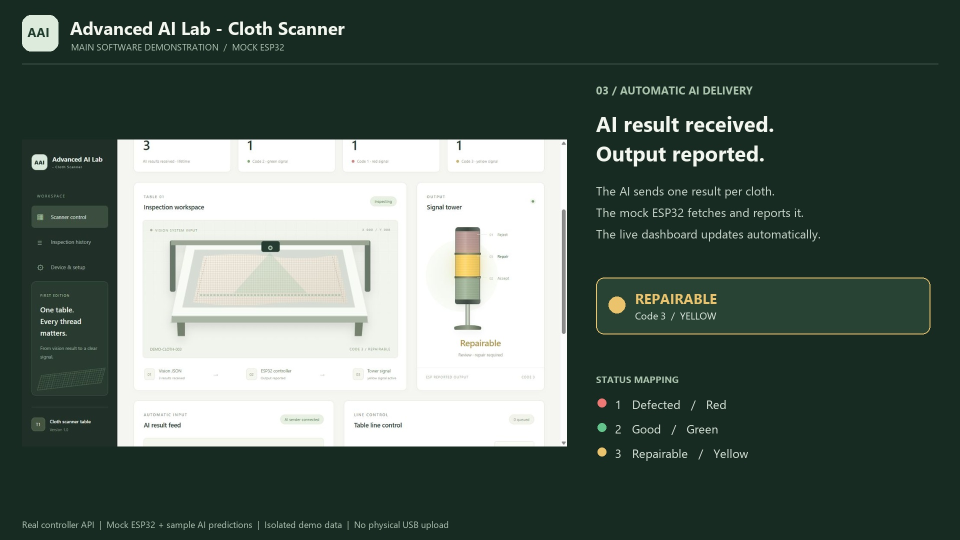
#> input picture videos/main-software-preview.jpg, 1920 x 1080 px, given in place of intro.jpg, which was not available (shown at 1/2 size)
$ python create-simulation-video.py ../videos/main-software-preview.jpg
#> lines starting #> are read from the running program, lines starting #| are printed output that depends on the picture; pictures that were not available may be replaced by others from this repository, and a replacement may not be noted
"""Render actual browser captures; use --main for the main-software demonstration."""
import json
from pathlib import Path
import subprocess
import sys

ROOT = Path(__file__).resolve().parents[1]
sys.path.insert(0, str(ROOT / '.tools' / 'video-deps'))
import imageio_ffmpeg
from PIL import Image, ImageDraw, ImageFont

MAIN = '--main' in sys.argv
SOURCE = ROOT / 'videos' / ('main-software-frames' if MAIN else 'simulation-frames')
RENDERED = SOURCE / 'rendered'
RENDERED.mkdir(exist_ok=True)
OUT = ROOT / 'videos' / ('Advanced-AI-Lab-Cloth-Scanner-Main-Software.mp4' if MAIN else 'Advanced-AI-Lab-Cloth-Scanner-Simulation.mp4')
PREVIEW = ROOT / 'videos' / ('main-software-preview.jpg' if MAIN else 'simulation-preview.jpg')
W, H = 1920, 1080
FONT_DIR = Path('C:/Windows/Fonts')
def font(size, bold=False):
    return ImageFont.truetype(str(FONT_DIR / ('segoeuib.ttf' if bold else 'segoeui.ttf')), size)

COLORS = {'Good': '#62c48a', 'Defected': '#ef7774', 'Repairable': '#ebc36d', 'Standby': '#b7c5bb'}
LABELS = {'Good': 'Code 2  /  GREEN', 'Defected': 'Code 1  /  RED', 'Repairable': 'Code 3  /  YELLOW', 'Standby': 'ALL LIGHTS OFF'}

def compose(source, chapter, headline, lines, signal=None):
#> called with source = 'intro.jpg', chapter = '01 / Simulator'
    canvas = Image.new('RGB', (W, H), '#182b23')
    d = ImageDraw.Draw(canvas)
    d.rounded_rectangle((44, 30, 116, 102), 18, fill='#dcebdc')
    d.text((55, 47), 'AAI', font=font(25, True), fill='#203c2d')
    d.text((140, 31), 'Advanced AI Lab - Cloth Scanner', font=font(36, True), fill='#f3f6ee')
    d.text((142, 81), 'MAIN SOFTWARE DEMONSTRATION  /  MOCK ESP32' if MAIN else 'SIMULATION DEMONSTRATION', font=font(18), fill='#b0c5b4')
    d.line((44, 127, 1876, 127), fill='#3b5145', width=2)
    capture = Image.open(SOURCE / source).convert('RGB')
#> capture is the input picture: PIL image 1920x1080 RGB; mean R, G, B 87, 101.5, 93.3
    capture.thumbnail((1090, 874), Image.Resampling.LANCZOS)
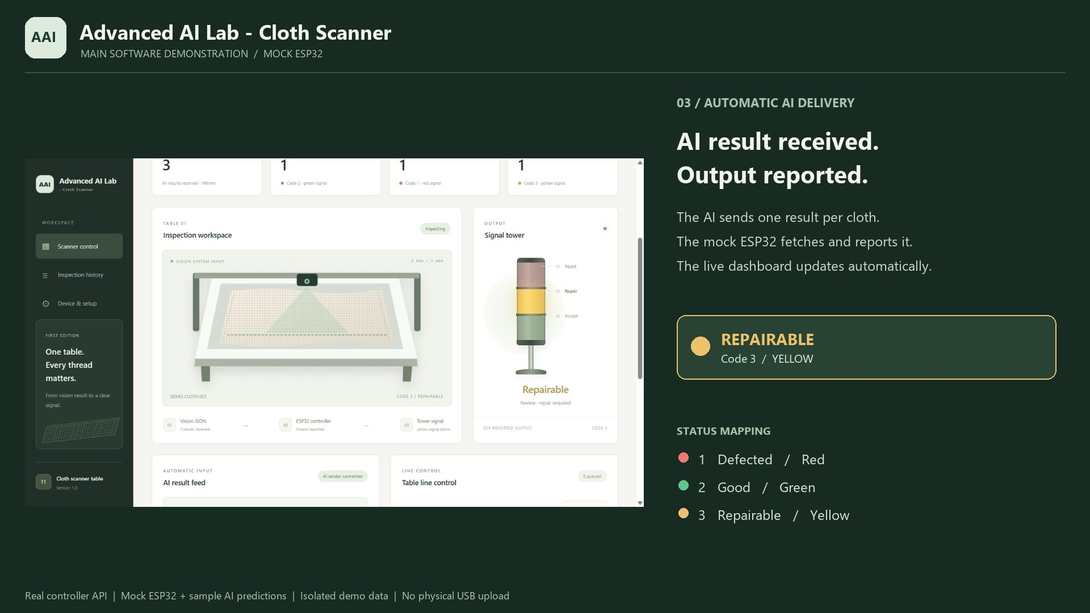
#> capture: PIL image 1090x613 RGB; mean R, G, B 86.9, 101.5, 93.3
    x = 44 + (1090 - capture.width) // 2
#> x = 44
    y = 149 + (874 - capture.height) // 2
#> y = 279
    canvas.paste(capture, (x, y))
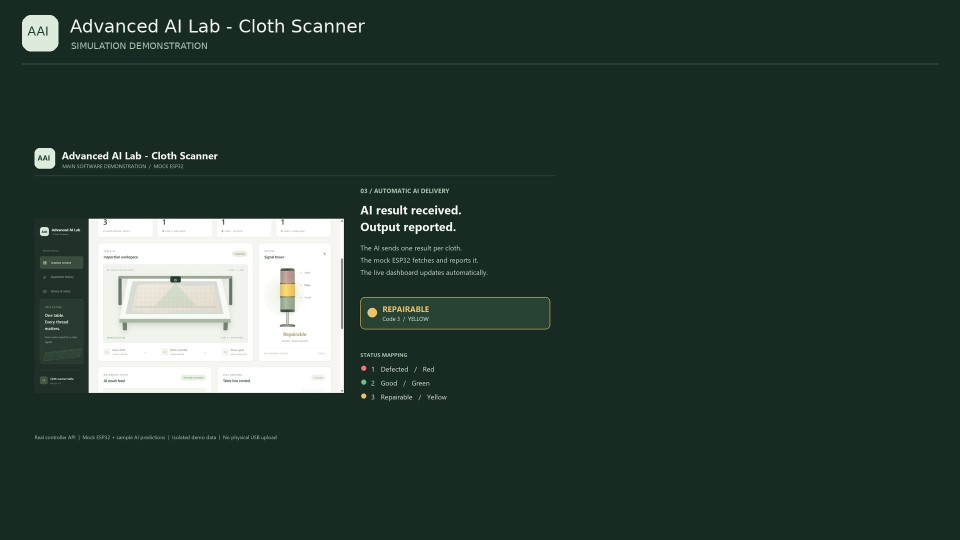
#> canvas: PIL image 1920x1080 RGB (shown at 1/2 size); mean R, G, B 45.3, 62.9, 54.8
    d = ImageDraw.Draw(canvas)
    d.text((1192, 165), chapter.upper(), font=font(22, True), fill='#a9c2ac')
    for index, line in enumerate(headline.split('\n')):
        d.text((1192, 218 + index * 59), line, font=font(42, True), fill='#f3f6ee')
    y_text = 365
    for line in lines:
        d.text((1192, y_text), line, font=font(24), fill='#cad7cc')
        y_text += 43
#> after the loop, y_text = 494
    if signal:
        color = COLORS[signal]
        d.rounded_rectangle((1192, 555, 1860, 668), 16, fill='#284234', outline=color, width=2)
        d.ellipse((1217, 593, 1250, 626), fill=color)
        d.text((1270, 577), signal.upper(), font=font(28, True), fill=color)
        d.text((1270, 617), LABELS[signal], font=font(20), fill='#e2ece1')
    d.text((1192, 745), 'STATUS MAPPING', font=font(19, True), fill='#a9c2ac')
    for index, (name, label) in enumerate([('Defected', '1   Defected   /   Red'), ('Good', '2   Good   /   Green'), ('Repairable', '3   Repairable   /   Yellow')]):
        line_y = 792 + index * 49
        d.ellipse((1195, line_y + 5, 1212, line_y + 22), fill=COLORS[name])
        d.text((1230, line_y), label, font=font(24), fill='#dae5db')
    footer = 'Real controller API  |  Mock ESP32 + sample AI predictions  |  Isolated demo data  |  No physical USB upload' if MAIN else 'Actual simulator interface  |  Virtual ESP32 and tower light  |  No physical hardware connected'
    d.text((44, 1036), footer, font=font(18), fill='#afc3b3')
    return canvas

segments = []
def add(source, duration, chapter, headline, lines, signal=None):
    frame = compose(source, chapter, headline, lines, signal)
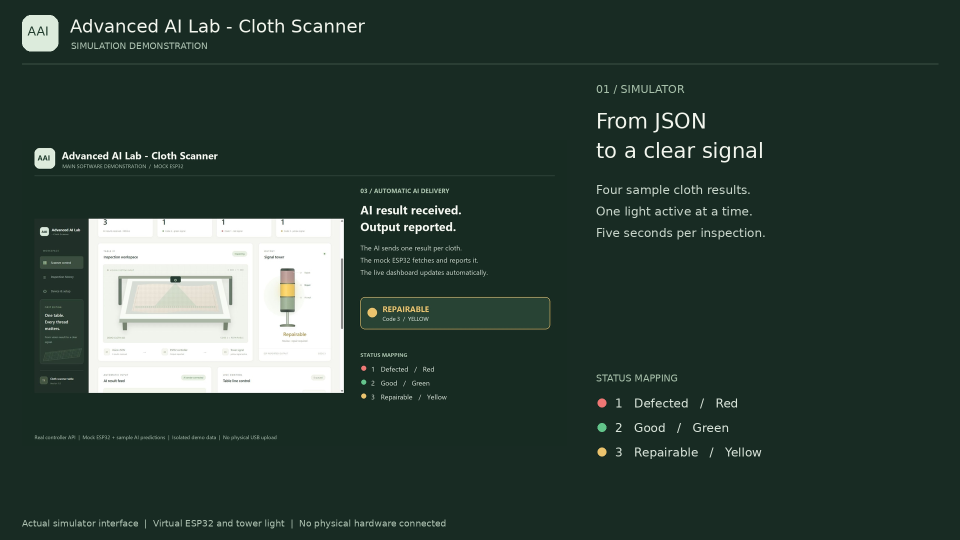
#> frame: PIL image 1920x1080 RGB (shown at 1/2 size); mean R, G, B 46.9, 64.3, 56.2
    name = f'frame-{len(segments):03d}.jpg'
    frame.save(RENDERED / name, quality=95, subsampling=0)
    segments.append((name, duration))
    return frame

if MAIN:
    add('operator-access.jpg', 3, '01 / Operator access', 'Open the\ncontrol dashboard', ['Sign in with the operator key.', 'Device and AI keys are separate.', 'Credentials are not shown in this video.'])
    add('dashboard.jpg', 4, '02 / Live controller', 'Connect once.\nStart the line.', ['The mock ESP32 is reporting.', 'The example AI sender is connected.', 'Select Start line to arm processing.'])
else:
    add('intro.jpg', 3, '01 / Simulator', 'From JSON\nto a clear signal', ['Four sample cloth results.', 'One light active at a time.', 'Five seconds per inspection.'])
    add('json-input.jpg', 4, '02 / JSON input', 'Load the\ninspection batch', ['Sample results use status codes.', 'The simulator validates the JSON.', 'Select Load results to begin.'])
#> call 2 of add, with source = 'json-input.jpg', duration = 4, chapter = '02 / JSON input'
#> call 2 of compose, with source = 'json-input.jpg', chapter = '02 / JSON input'
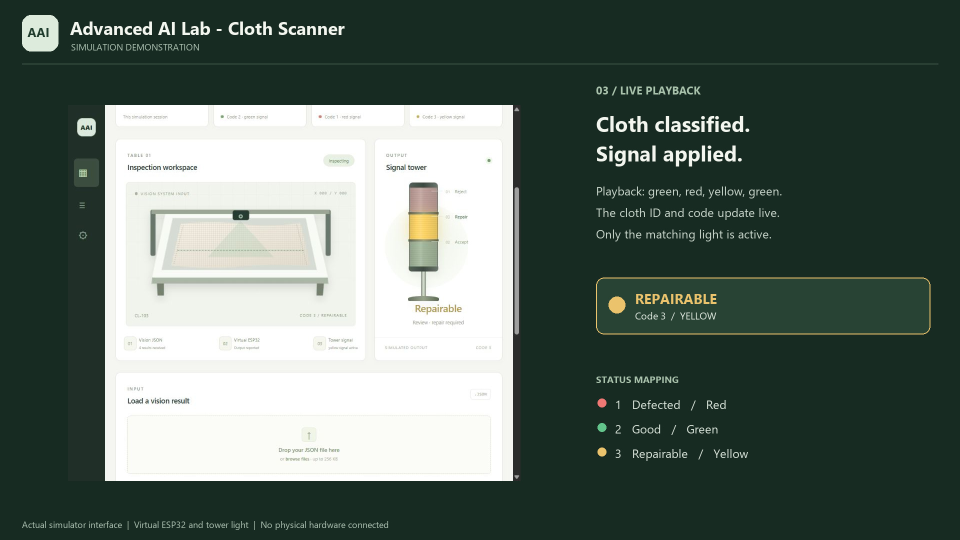
#> input picture videos/simulation-preview.jpg, 1920 x 1080 px, given in place of json-input.jpg, which was not available (shown at 1/2 size)
#> in compose, capture is the input picture: PIL image 1920x1080 RGB; mean R, G, B 93.3, 107.3, 99.3
#> in compose (call 2), `capture.thumbnail((1090, 874), Image.Resampling.LANCZOS)`:
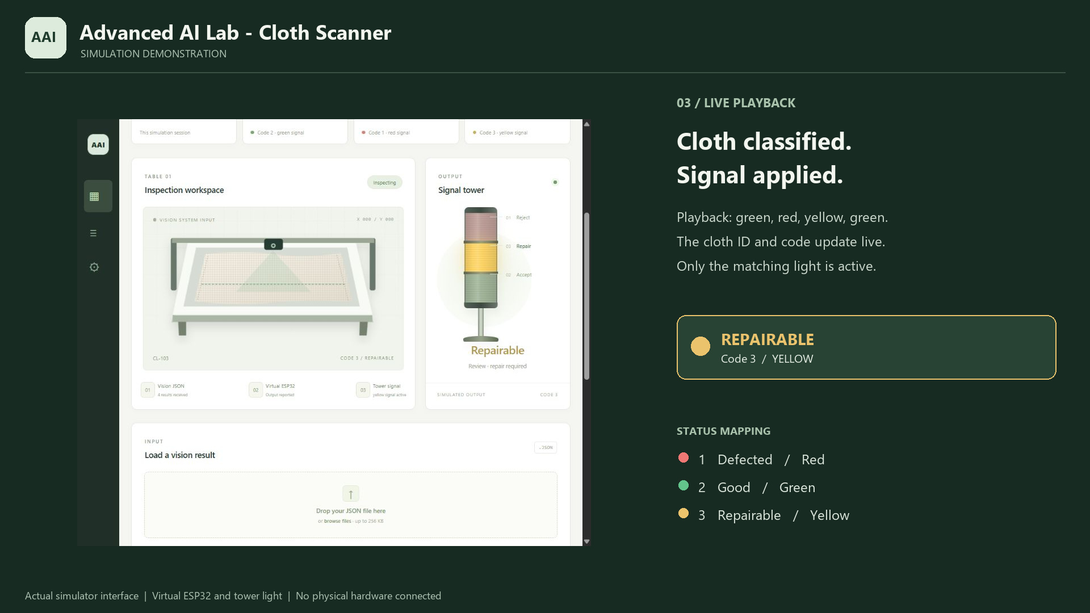
#> capture: PIL image 1090x613 RGB; mean R, G, B 93.3, 107.3, 99.3
#> in compose (call 2), `canvas.paste(capture, (x, y))`:
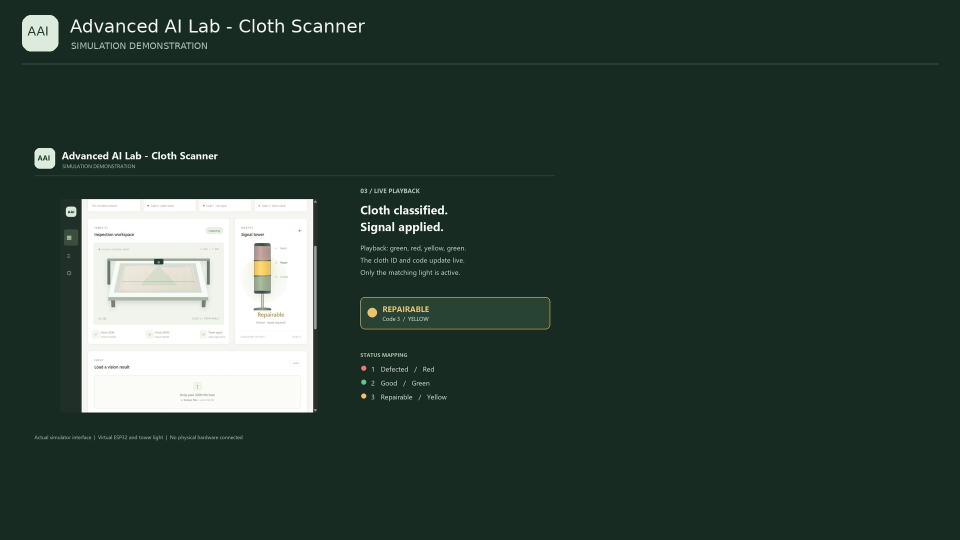
#> canvas: PIL image 1920x1080 RGB (shown at 1/2 size); mean R, G, B 47.4, 64.7, 56.7
#> the loop in compose (call 2), `for line in lines:` made 3 passes
#> (line, y_text) on passes 1 to 3: ('Sample results use status codes.', 408), ('The simulator validates the JSON.', 451), ('Select Load results to begin.', 494)
#> in add (call 2), `frame = compose(source, chapter, headline, lines, signal)`:
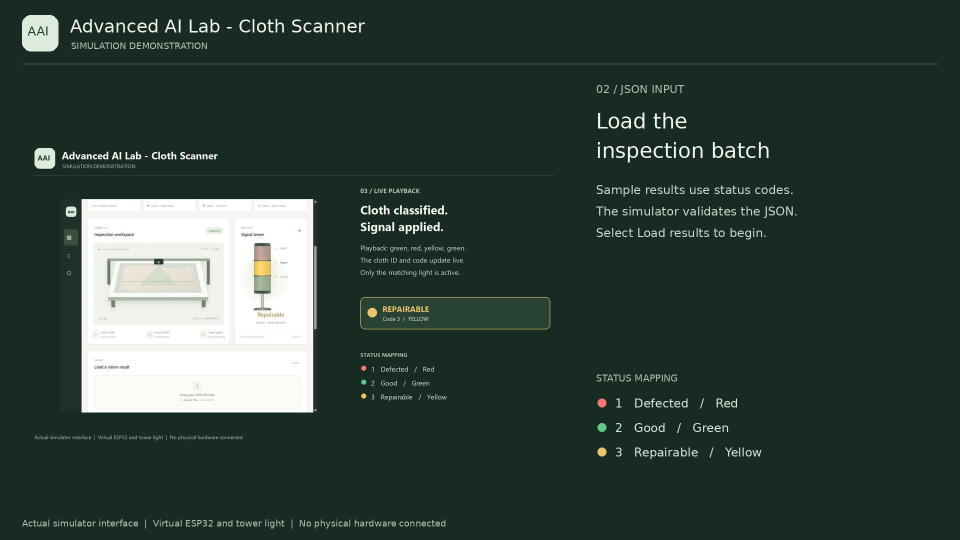
#> frame: PIL image 1920x1080 RGB (shown at 1/2 size); mean R, G, B 49, 66.3, 58.2
#> (the run stopped early here; a loop or call above may not have finished)
